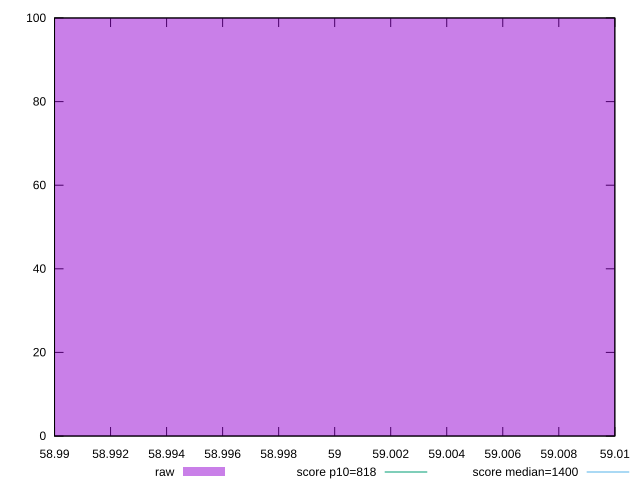

Write gnuplot code to recreate this figure.
reset

$raw <<EOF
59 100
EOF

set key outside below
set boxwidth 0.1
set xrange [58.99:59.01]
set yrange [0:100]
set trange [0:100]
set style fill transparent solid 0.5 noborder

set parametric
set terminal svg size 640, 490 enhanced background rgb 'white'
set output "reprap/dom-size/samples/pages+cached+noexternal+nofonts+nosvg+noimg+nocss+nojs/raw/histogram.svg"

plot $raw title "raw" with boxes, \
     818,t title "score p10=818", \
     1400,t title "score median=1400"

reset
